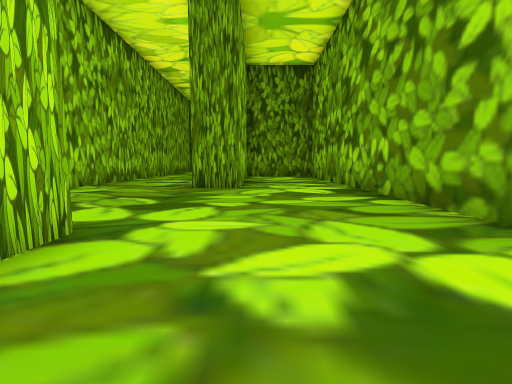
[1] (above)

24 first-person views from a walk through a scene from a Unity 3-D project. The camera is 1.2 m above the floor, tilts 6° down and sees 85° across. The floor is counted in squares, 2 m on a side. Each view is taken from the middle of a square. On the plan, view 1 faces up. The plan holds only what a view shows up to about 9 squares ahead; the rest is blank. The place goes on beyond the plan. Some animated figures are not drawn.

[2]
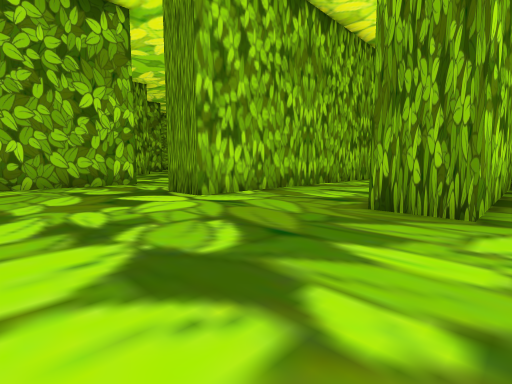

[3]
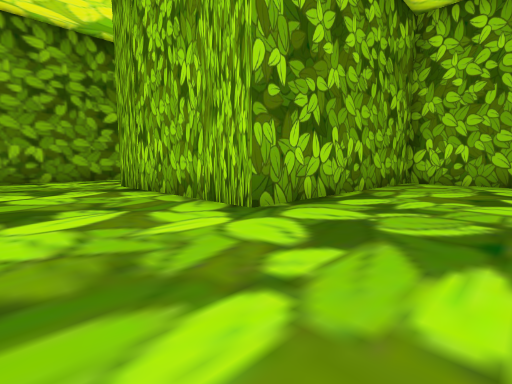

[4]
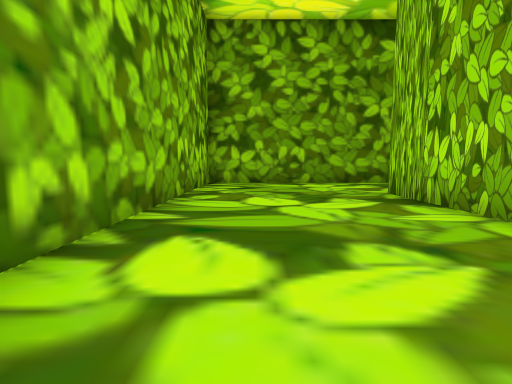

[5]
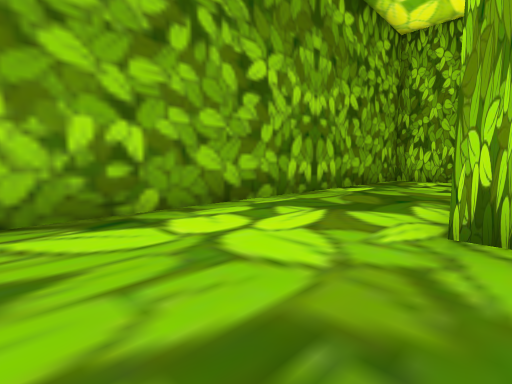

[6]
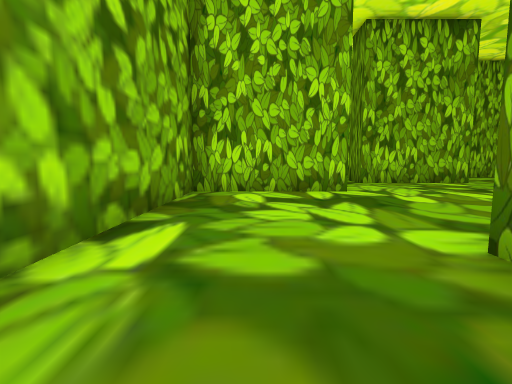

[7]
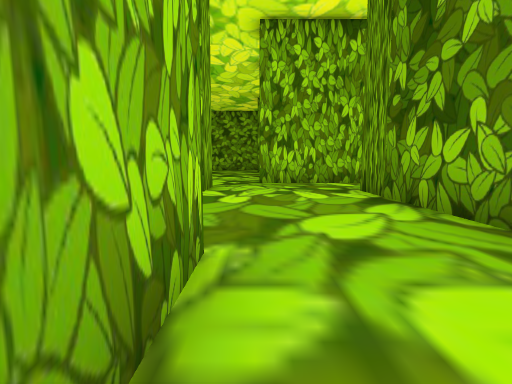

[8]
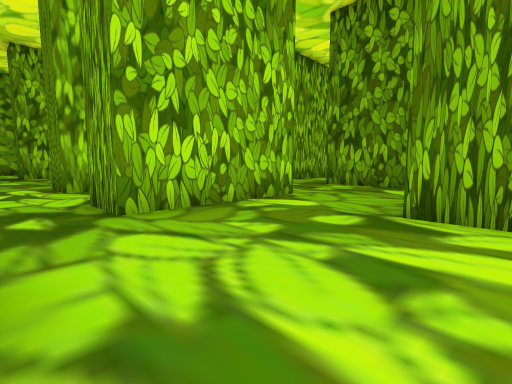

[9]
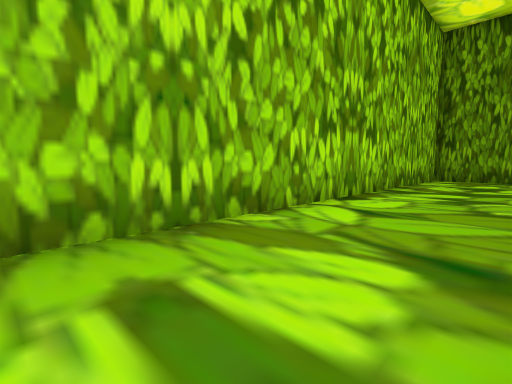

[10]
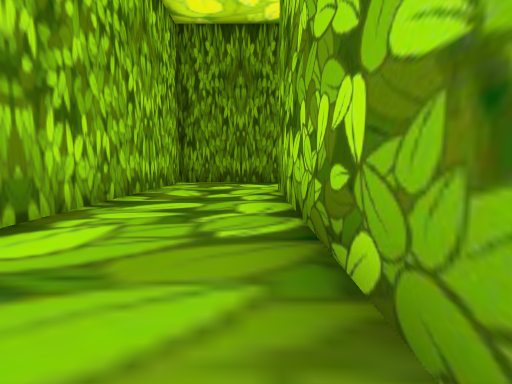

[11]
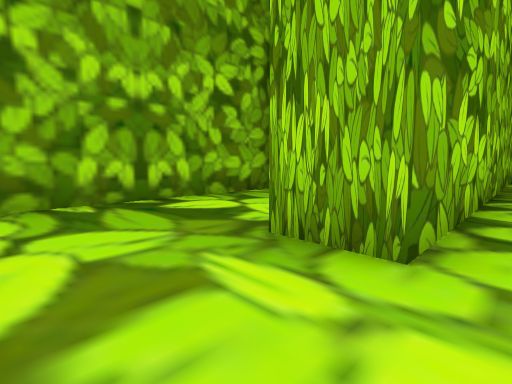

[12]
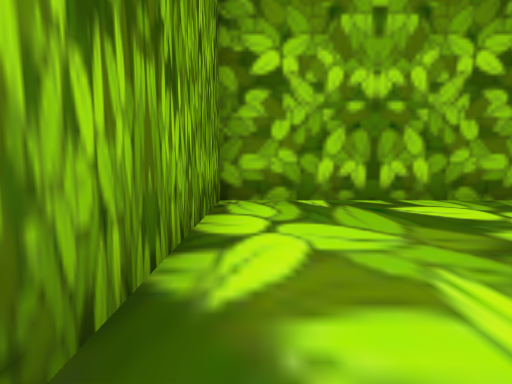

[13]
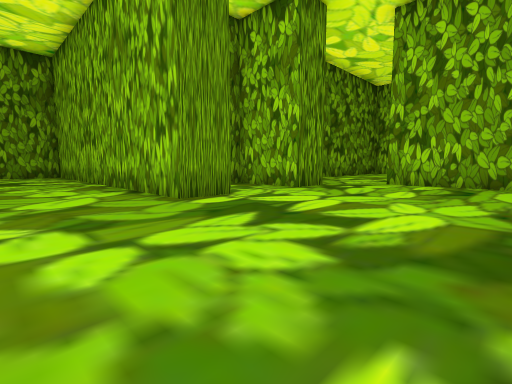

[14]
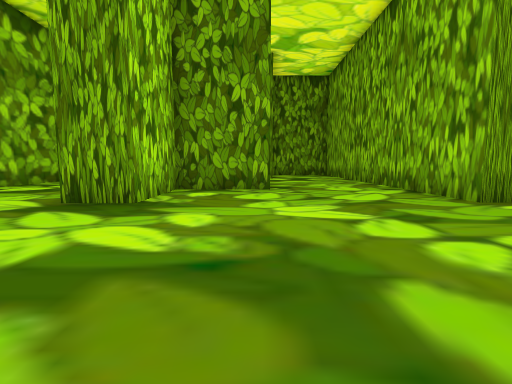

[15]
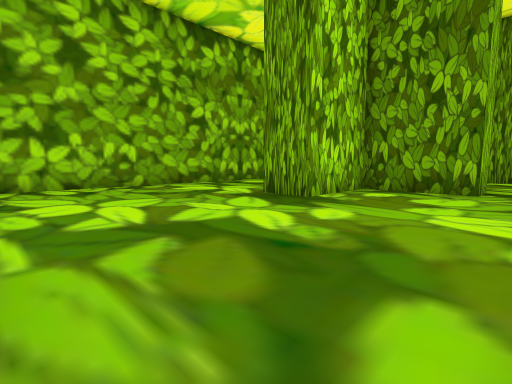

[16]
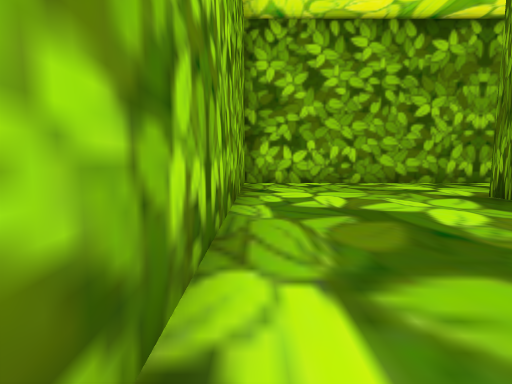

[17]
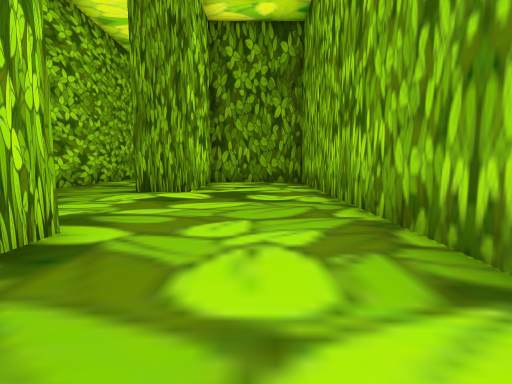

[18]
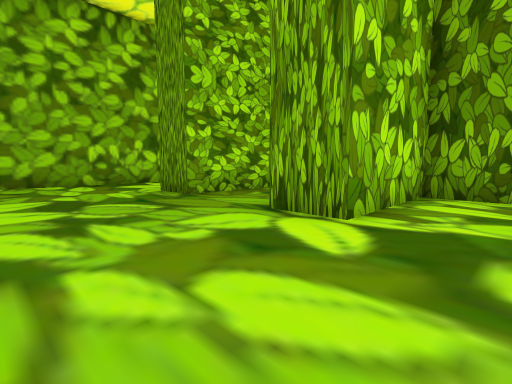

[19]
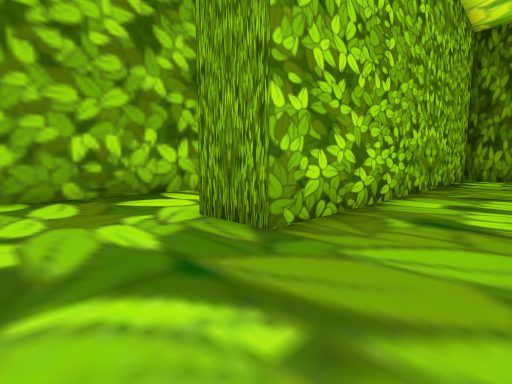

[20]
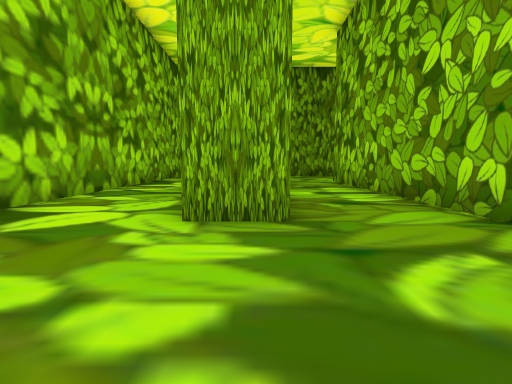

[21]
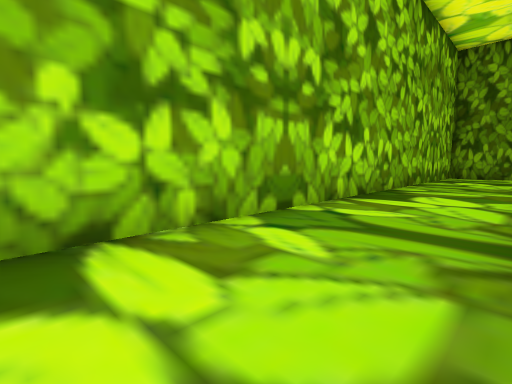

[22]
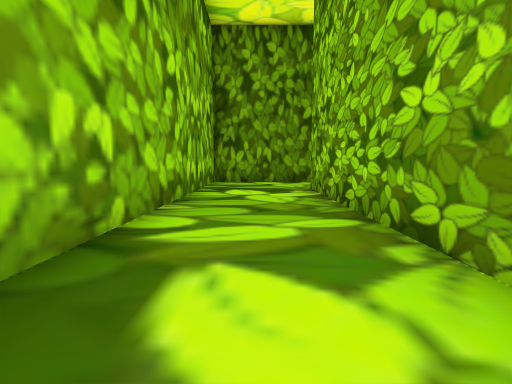

[23]
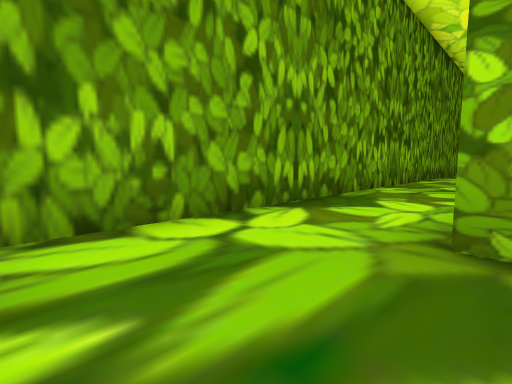

[24]
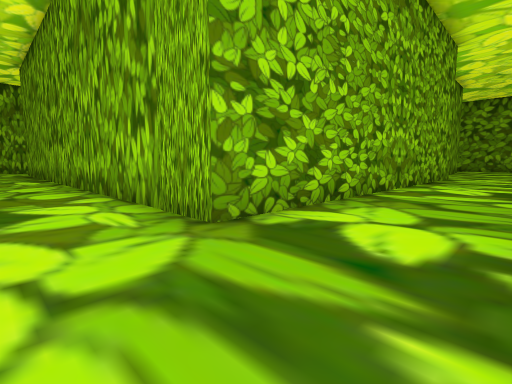

### Floor plan
Points are (right, up) in squares from view 1. A wall is a line through its corners. A room is listed if a view was taken in it or the views show most of it. See-through windows are left out.
Room 1 (views 1, 2, 3, 4, 5, 6, 7, 8, 9, 10, 11, 12)
walls: (-1.5, 7.2) (-1.5, 16.2) (-0.4, 16.2); (-5.4, 1.3) (-9, 1.3); (-7.9, 6.2) (-7.9, 2.4) (-1.6, 2.4) (-1.6, -2.5); (-4.9, -1.3) (-3.2, -1.3); (-0.4, 12) (-0.4, 6.6) (-1.5, 6.6); (-11.3, 1.5) (-11.3, -0.9); (-9.9, -2.1) (-8.8, -2.1) (-8.8, -5.3) (2.4, -5.3) (2.4, 9); (-0.6, 18.6) (-4.3, 18.6) (-4.3, 5.8) (-5.5, 5.8)
ways out: opening at (-11, -1.7) to room 2; opening at (-1, 17.5) to room 3; opening at (-10.5, 2); opening at (-6.5, 6)
Room 2 (views 13, 14, 15, 16, 17, 18, 19, 20, 21, 22, 23, 24)
walls: (-18.7, 2.4) (-18.7, 1.3) (-20.8, 1.3) (-20.8, -0.9) (-22, -0.9); (-22.8, 7.4) (-22.8, 16.2) (-13.9, 16.2); (-14.5, -0.2) (-14.5, -0.9) (-15.6, -0.9) (-15.6, 8.4) (-18.4, 8.4) (-18.4, 5.8) (-19.5, 5.8) (-19.5, 12); (-11.3, -0.9) (-12.4, -0.9) (-12.4, 1.3) (-12.9, 1.3); (-20.5, 15.3) (-21.6, 15.3) (-21.6, 5.8) (-22.9, 5.8); (-25, -5.3) (-17.2, -5.3); (-9.9, -4.8) (-9.9, -2.1); (-14.8, 18.6) (-25.3, 18.6) (-25.3, -5.4)
ways out: opening at (-11, -1.7) to room 1
Room 3 (no view inside)
walls: (2.4, 13.1) (2.4, 18.6) (-0.6, 18.6)
ways out: opening at (-1, 17.5) to room 1

Where each view was taken, in squares from view 1:
view 1: 0 up, 0 right, facing up
view 2: 3 up, 0 right, facing up-left
view 3: 5 up, 1 right, facing down-left
view 4: 3 up, 1 right, facing down
view 5: 2 down, 1 right, facing down-left
view 6: 4 down, 3 left, facing left
view 7: 1 down, 3 left, facing left
view 8: 2 down, 8 left, facing up-left
view 9: 8 up, 2 left, facing up-left
view 10: 10 up, 2 left, facing up
view 11: 18 up, 2 left, facing down-right
view 12: 18 up, 2 left, facing right
view 13: 5 down, 18 left, facing up-right
view 14: 5 down, 19 left, facing up
view 15: 5 down, 18 left, facing up-left
view 16: 5 down, 17 left, facing left
view 17: 0 up, 17 left, facing up
view 18: 3 up, 17 left, facing up-left
view 19: 4 up, 20 left, facing up-left
view 20: 3 up, 22 left, facing up
view 21: 6 up, 23 left, facing up-left
view 22: 10 up, 24 left, facing up
view 23: 16 up, 25 left, facing up-right
view 24: 18 up, 25 left, facing down-right
